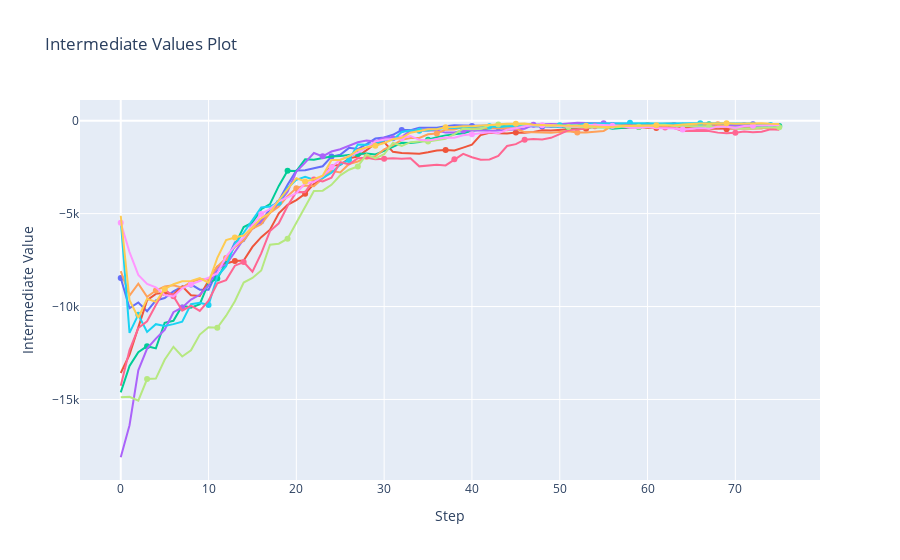

Notebook code cell kept with this figure:
### Code cell
fig = optuna.visualization.plot_intermediate_values(study4)
fig.show()
